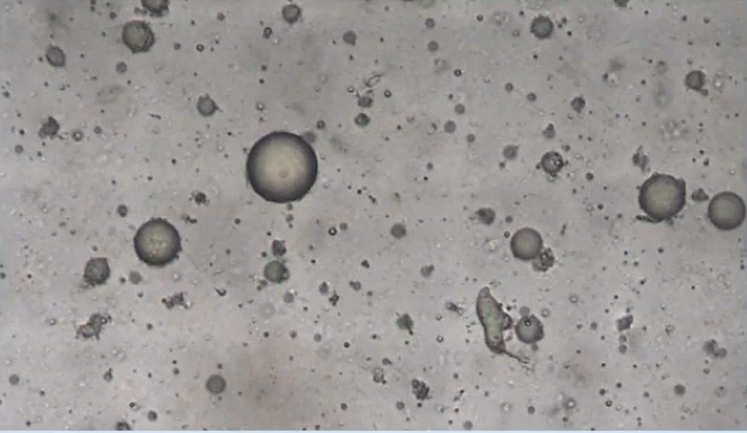
#> input picture data/test.PNG, 747 x 433 px, found by its file name
$ python open_and_close.py
#> lines starting #> are read from the running program, lines starting #| are printed output that depends on the picture; after the words box and inside, x2 and y2 are one past the last pixel; in counts of white or black regions, pixels touching at a corner belong together
#> further down, src is the input picture: shape (433, 747, 3); mean B, G, R 149.9, 151.6, 155.4
# coding:utf-8

import cv2 as cv
import numpy as np


def open_demo(image):
    print(image.shape)
    gray = cv.cvtColor(image, cv.COLOR_BGR2GRAY)
    ret, binary = cv.threshold(gray, 0, 255, cv.THRESH_BINARY_INV | cv.THRESH_OTSU)
    cv.imshow("binary", binary)
    kernel = cv.getStructuringElement(cv.MORPH_RECT, (5, 5))
    binary = cv.morphologyEx(binary, cv.MORPH_OPEN, kernel)
    cv.imshow("open-result", binary)


def close_demo(image):
    print(image.shape)
#| (433, 747, 3)
    gray = cv.cvtColor(image, cv.COLOR_BGR2GRAY)
    ret, binary = cv.threshold(gray, 0, 255, cv.THRESH_BINARY | cv.THRESH_OTSU)
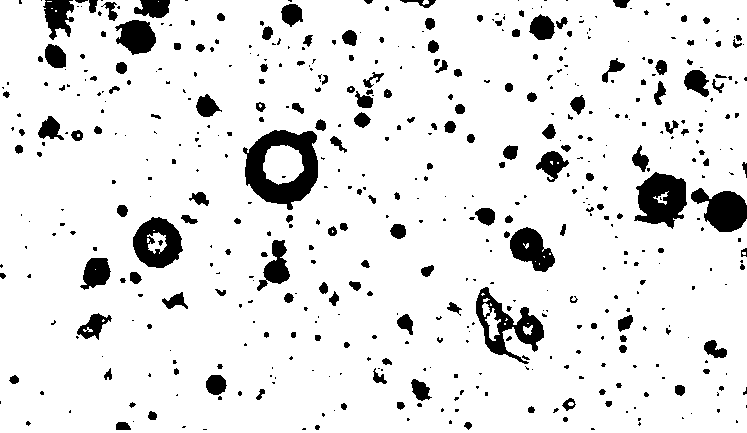
#> binary: shape (433, 747); 90.1% white; 523 black regions (337 under 20 px), largest, box (x1, y1, x2, y2) and area: (243, 130, 318, 210) 3216, (634, 172, 687, 229) 1999, (476, 287, 544, 364) 1857
#> ret = 130
    cv.imshow("binary", binary)
    kernel = cv.getStructuringElement(cv.MORPH_RECT, (15, 15))
    binary = cv.morphologyEx(binary, cv.MORPH_CLOSE, kernel)
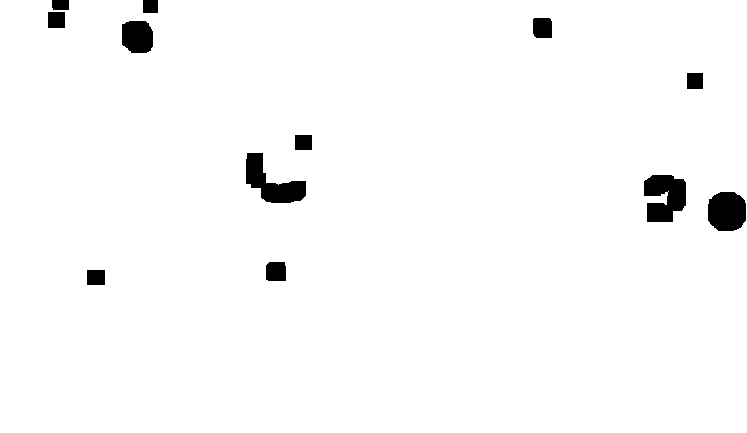
#> binary: shape (433, 747); 97.8% white; 12 black regions, largest, box (x1, y1, x2, y2) and area: (644, 175, 686, 222) 1489, (246, 153, 306, 203) 1449, (708, 192, 746, 231) 1274
    cv.imshow("open-result", binary)


src = cv.imread("opencv-4.4.0/data/test.png")
cv.namedWindow("the first image", cv.WINDOW_AUTOSIZE)
cv.imshow("the first image", src)
close_demo(src)
cv.waitKey(0)
cv.destroyAllWindows()

# 测试功能
# 开闭操作
# 代码编写时间 2020.8.17

$ run again, with data/basketball1.png copied over data/test.PNG
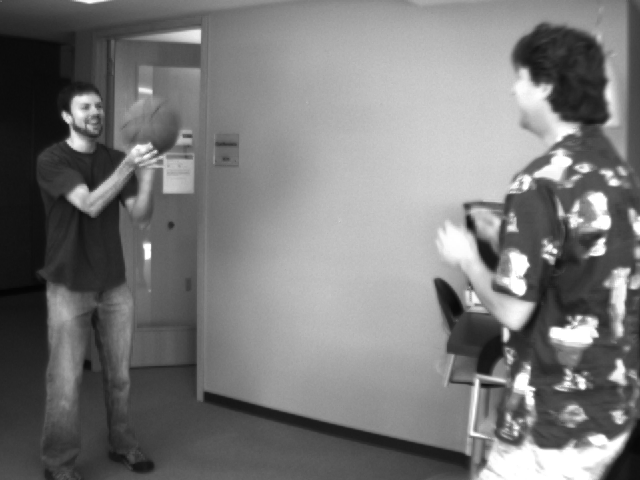
#> input picture data/basketball1.png, 640 x 480 px, found by its file name
#> src is the input picture: shape (480, 640, 3); min 4, max 255, mean 120.3
#| (480, 640, 3)
#> in close_demo, `ret, binary = cv.threshold(gray, 0, 255, cv.THRESH_BINARY | cv.THRESH_..`:
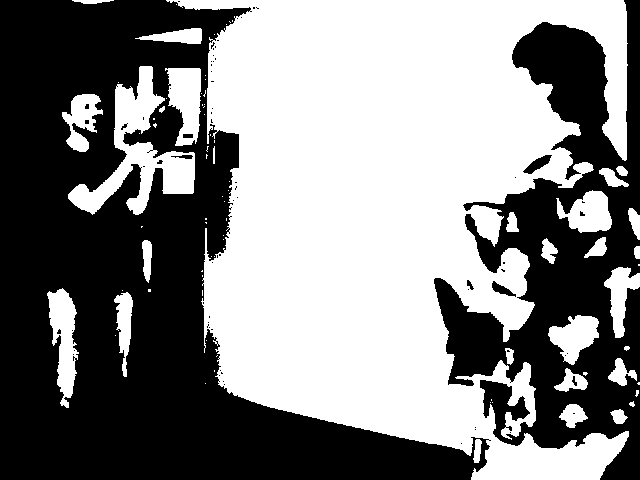
#> binary: shape (480, 640); 51.4% white; 70 black regions (61 under 20 px), largest, box (x1, y1, x2, y2) and area: (0, 0, 491, 480) 105190, (434, 0, 640, 480) 43217, (523, 155, 552, 174) 237
#> ret = 118
#> in close_demo, `binary = cv.morphologyEx(binary, cv.MORPH_CLOSE, kernel)`:
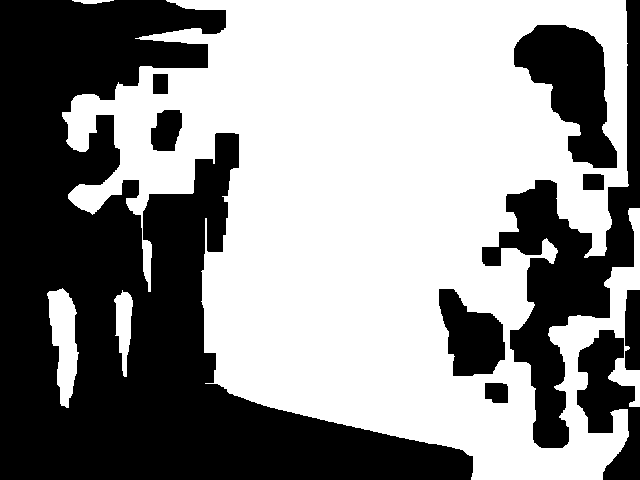
#> binary: shape (480, 640); 55.2% white; 10 black regions, largest, box (x1, y1, x2, y2) and area: (0, 0, 473, 480) 99129, (482, 0, 640, 448) 18293, (514, 25, 617, 168) 8071
